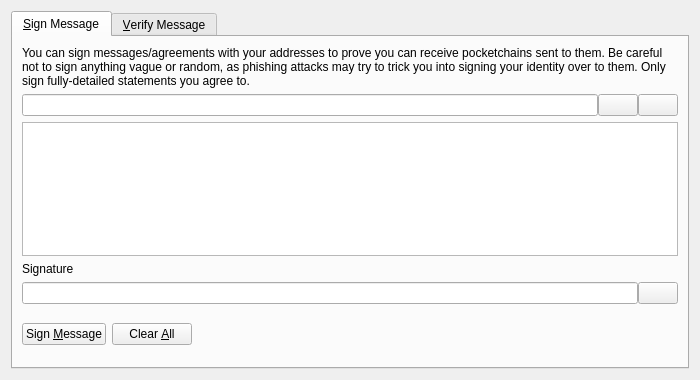
<?xml version="1.0" encoding="UTF-8"?>
<ui version="4.0">
 <class>SignVerifyMessageDialog</class>
 <widget class="QDialog" name="SignVerifyMessageDialog">
  <property name="geometry">
   <rect>
    <x>0</x>
    <y>0</y>
    <width>700</width>
    <height>380</height>
   </rect>
  </property>
  <property name="windowTitle">
   <string>Signatures - Sign / Verify a Message</string>
  </property>
  <property name="modal">
   <bool>true</bool>
  </property>
  <layout class="QVBoxLayout" name="verticalLayout">
   <item>
    <widget class="QTabWidget" name="tabWidget">
     <property name="currentIndex">
      <number>0</number>
     </property>
     <widget class="QWidget" name="tabSignMessage">
      <attribute name="title">
       <string>&amp;Sign Message</string>
      </attribute>
      <layout class="QVBoxLayout" name="verticalLayout_SM">
       <item>
        <widget class="QLabel" name="infoLabel_SM">
         <property name="text">
          <string>You can sign messages/agreements with your addresses to prove you can receive pocketchains sent to them. Be careful not to sign anything vague or random, as phishing attacks may try to trick you into signing your identity over to them. Only sign fully-detailed statements you agree to.</string>
         </property>
         <property name="textFormat">
          <enum>Qt::PlainText</enum>
         </property>
         <property name="wordWrap">
          <bool>true</bool>
         </property>
        </widget>
       </item>
       <item>
        <layout class="QHBoxLayout" name="horizontalLayout_1_SM">
         <property name="spacing">
          <number>0</number>
         </property>
         <item>
          <widget class="QValidatedLineEdit" name="addressIn_SM">
           <property name="toolTip">
            <string>The pocketchain address to sign the message with</string>
           </property>
          </widget>
         </item>
         <item>
          <widget class="QPushButton" name="addressBookButton_SM">
           <property name="toolTip">
            <string>Choose previously used address</string>
           </property>
           <property name="text">
            <string/>
           </property>
           <property name="icon">
            <iconset resource="../bitcoin.qrc">
             <normaloff>:/icons/address-book</normaloff>:/icons/address-book</iconset>
           </property>
           <property name="shortcut">
            <string>Alt+A</string>
           </property>
           <property name="autoDefault">
            <bool>false</bool>
           </property>
          </widget>
         </item>
         <item>
          <widget class="QPushButton" name="pasteButton_SM">
           <property name="toolTip">
            <string>Paste address from clipboard</string>
           </property>
           <property name="text">
            <string/>
           </property>
           <property name="icon">
            <iconset resource="../bitcoin.qrc">
             <normaloff>:/icons/editpaste</normaloff>:/icons/editpaste</iconset>
           </property>
           <property name="shortcut">
            <string>Alt+P</string>
           </property>
           <property name="autoDefault">
            <bool>false</bool>
           </property>
          </widget>
         </item>
        </layout>
       </item>
       <item>
        <widget class="QPlainTextEdit" name="messageIn_SM">
         <property name="toolTip">
          <string>Enter the message you want to sign here</string>
         </property>
        </widget>
       </item>
       <item>
        <widget class="QLabel" name="signatureLabel_SM">
         <property name="text">
          <string>Signature</string>
         </property>
         <property name="textFormat">
          <enum>Qt::PlainText</enum>
         </property>
        </widget>
       </item>
       <item>
        <layout class="QHBoxLayout" name="horizontalLayout_2_SM">
         <property name="spacing">
          <number>0</number>
         </property>
         <item>
          <widget class="QLineEdit" name="signatureOut_SM">
           <property name="font">
            <font>
             <italic>true</italic>
            </font>
           </property>
           <property name="readOnly">
            <bool>true</bool>
           </property>
          </widget>
         </item>
         <item>
          <widget class="QPushButton" name="copySignatureButton_SM">
           <property name="toolTip">
            <string>Copy the current signature to the system clipboard</string>
           </property>
           <property name="text">
            <string/>
           </property>
           <property name="icon">
            <iconset resource="../bitcoin.qrc">
             <normaloff>:/icons/editcopy</normaloff>:/icons/editcopy</iconset>
           </property>
           <property name="autoDefault">
            <bool>false</bool>
           </property>
          </widget>
         </item>
        </layout>
       </item>
       <item>
        <layout class="QHBoxLayout" name="horizontalLayout_3_SM">
         <item>
          <widget class="QPushButton" name="signMessageButton_SM">
           <property name="toolTip">
            <string>Sign the message to prove you own this pocketchain address</string>
           </property>
           <property name="text">
            <string>Sign &amp;Message</string>
           </property>
           <property name="icon">
            <iconset resource="../bitcoin.qrc">
             <normaloff>:/icons/edit</normaloff>:/icons/edit</iconset>
           </property>
           <property name="autoDefault">
            <bool>false</bool>
           </property>
          </widget>
         </item>
         <item>
          <widget class="QPushButton" name="clearButton_SM">
           <property name="toolTip">
            <string>Reset all sign message fields</string>
           </property>
           <property name="text">
            <string>Clear &amp;All</string>
           </property>
           <property name="icon">
            <iconset resource="../bitcoin.qrc">
             <normaloff>:/icons/remove</normaloff>:/icons/remove</iconset>
           </property>
           <property name="autoDefault">
            <bool>false</bool>
           </property>
          </widget>
         </item>
         <item>
          <spacer name="horizontalSpacer_1_SM">
           <property name="orientation">
            <enum>Qt::Horizontal</enum>
           </property>
           <property name="sizeHint" stdset="0">
            <size>
             <width>40</width>
             <height>48</height>
            </size>
           </property>
          </spacer>
         </item>
         <item>
          <widget class="QLabel" name="statusLabel_SM">
           <property name="font">
            <font>
             <weight>75</weight>
             <bold>true</bold>
            </font>
           </property>
           <property name="text">
            <string/>
           </property>
           <property name="wordWrap">
            <bool>true</bool>
           </property>
          </widget>
         </item>
         <item>
          <spacer name="horizontalSpacer_2_SM">
           <property name="orientation">
            <enum>Qt::Horizontal</enum>
           </property>
           <property name="sizeHint" stdset="0">
            <size>
             <width>40</width>
             <height>48</height>
            </size>
           </property>
          </spacer>
         </item>
        </layout>
       </item>
      </layout>
     </widget>
     <widget class="QWidget" name="tabVerifyMessage">
      <attribute name="title">
       <string>&amp;Verify Message</string>
      </attribute>
      <layout class="QVBoxLayout" name="verticalLayout_VM">
       <item>
        <widget class="QLabel" name="infoLabel_VM">
         <property name="text">
          <string>Enter the receiver's address, message (ensure you copy line breaks, spaces, tabs, etc. exactly) and signature below to verify the message. Be careful not to read more into the signature than what is in the signed message itself, to avoid being tricked by a man-in-the-middle attack. Note that this only proves the signing party receives with the address, it cannot prove sendership of any transaction!</string>
         </property>
         <property name="textFormat">
          <enum>Qt::PlainText</enum>
         </property>
         <property name="alignment">
          <set>Qt::AlignLeading|Qt::AlignLeft|Qt::AlignTop</set>
         </property>
         <property name="wordWrap">
          <bool>true</bool>
         </property>
        </widget>
       </item>
       <item>
        <layout class="QHBoxLayout" name="horizontalLayout_1_VM">
         <property name="spacing">
          <number>0</number>
         </property>
         <item>
          <widget class="QValidatedLineEdit" name="addressIn_VM">
           <property name="toolTip">
            <string>The pocketchain address the message was signed with</string>
           </property>
          </widget>
         </item>
         <item>
          <widget class="QPushButton" name="addressBookButton_VM">
           <property name="toolTip">
            <string>Choose previously used address</string>
           </property>
           <property name="text">
            <string/>
           </property>
           <property name="icon">
            <iconset resource="../bitcoin.qrc">
             <normaloff>:/icons/address-book</normaloff>:/icons/address-book</iconset>
           </property>
           <property name="shortcut">
            <string>Alt+A</string>
           </property>
           <property name="autoDefault">
            <bool>false</bool>
           </property>
          </widget>
         </item>
        </layout>
       </item>
       <item>
        <widget class="QPlainTextEdit" name="messageIn_VM"/>
       </item>
       <item>
        <widget class="QValidatedLineEdit" name="signatureIn_VM"/>
       </item>
       <item>
        <layout class="QHBoxLayout" name="horizontalLayout_2_VM">
         <item>
          <widget class="QPushButton" name="verifyMessageButton_VM">
           <property name="toolTip">
            <string>Verify the message to ensure it was signed with the specified pocketchain address</string>
           </property>
           <property name="text">
            <string>Verify &amp;Message</string>
           </property>
           <property name="icon">
            <iconset resource="../bitcoin.qrc">
             <normaloff>:/icons/transaction_0</normaloff>:/icons/transaction_0</iconset>
           </property>
           <property name="autoDefault">
            <bool>false</bool>
           </property>
          </widget>
         </item>
         <item>
          <widget class="QPushButton" name="clearButton_VM">
           <property name="toolTip">
            <string>Reset all verify message fields</string>
           </property>
           <property name="text">
            <string>Clear &amp;All</string>
           </property>
           <property name="icon">
            <iconset resource="../bitcoin.qrc">
             <normaloff>:/icons/remove</normaloff>:/icons/remove</iconset>
           </property>
           <property name="autoDefault">
            <bool>false</bool>
           </property>
          </widget>
         </item>
         <item>
          <spacer name="horizontalSpacer_1_VM">
           <property name="orientation">
            <enum>Qt::Horizontal</enum>
           </property>
           <property name="sizeHint" stdset="0">
            <size>
             <width>40</width>
             <height>48</height>
            </size>
           </property>
          </spacer>
         </item>
         <item>
          <widget class="QLabel" name="statusLabel_VM">
           <property name="font">
            <font>
             <weight>75</weight>
             <bold>true</bold>
            </font>
           </property>
           <property name="text">
            <string/>
           </property>
           <property name="wordWrap">
            <bool>true</bool>
           </property>
          </widget>
         </item>
         <item>
          <spacer name="horizontalSpacer_2_VM">
           <property name="orientation">
            <enum>Qt::Horizontal</enum>
           </property>
           <property name="sizeHint" stdset="0">
            <size>
             <width>40</width>
             <height>48</height>
            </size>
           </property>
          </spacer>
         </item>
        </layout>
       </item>
      </layout>
     </widget>
    </widget>
   </item>
  </layout>
 </widget>
 <customwidgets>
  <customwidget>
   <class>QValidatedLineEdit</class>
   <extends>QLineEdit</extends>
   <header>qvalidatedlineedit.h</header>
  </customwidget>
 </customwidgets>
 <resources>
  <include location="../bitcoin.qrc"/>
 </resources>
 <connections/>
</ui>
